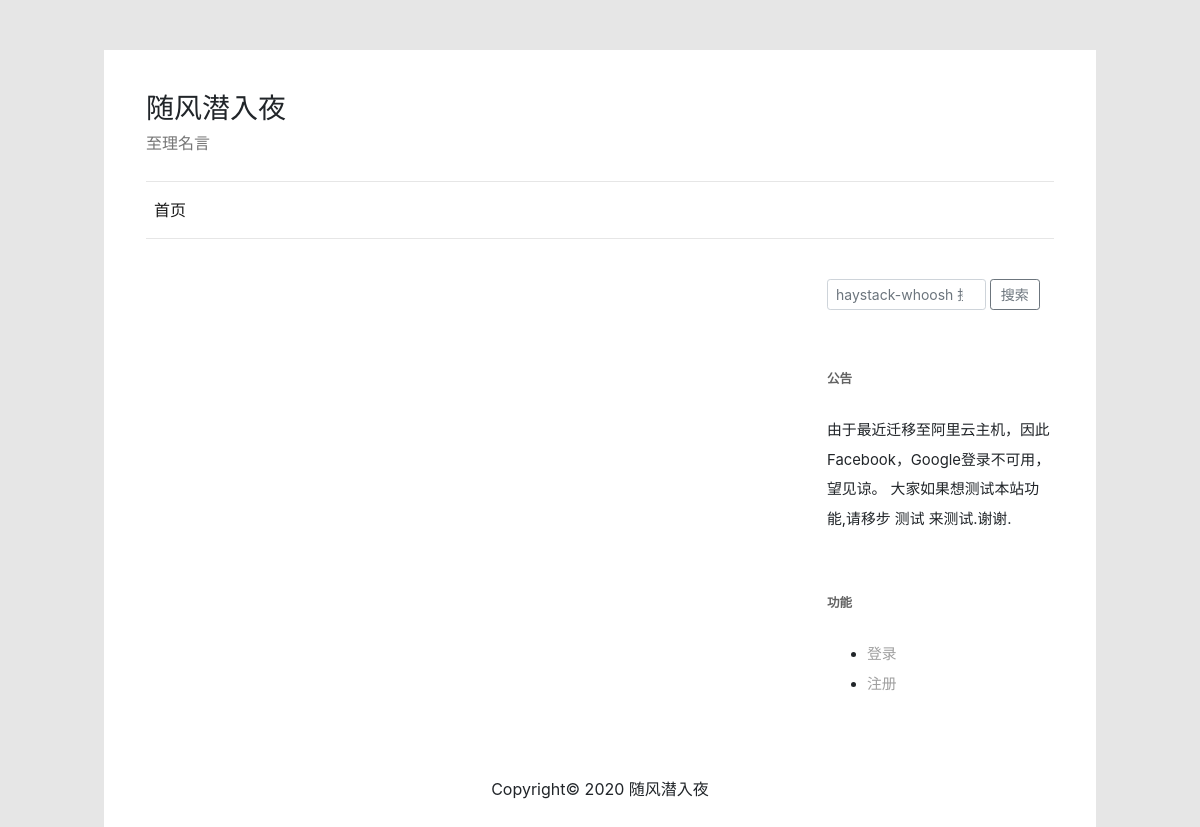
The app's page /, older data.
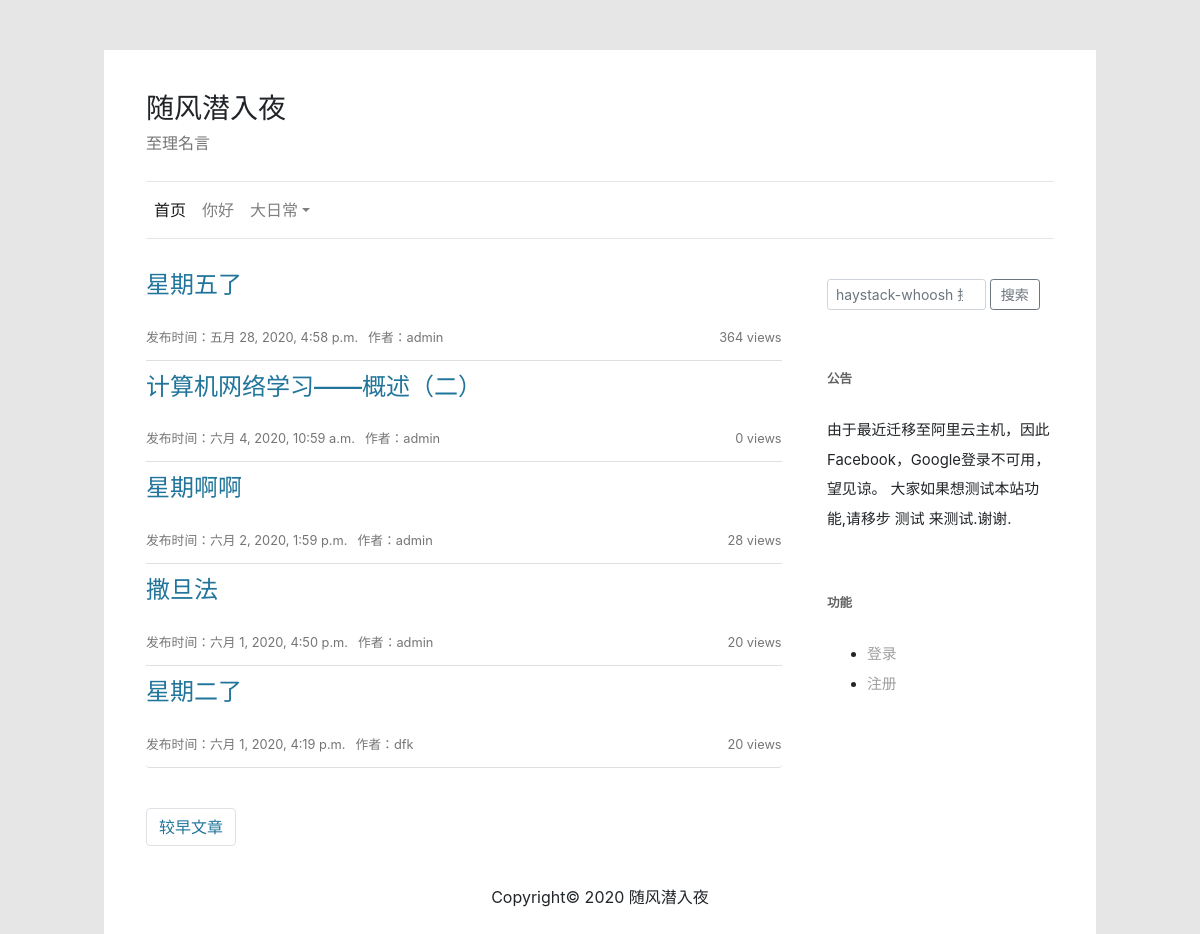
The same page, newer data.
### blog/models.py (models this page shows, shortened)
class BaseModel(models.Model):
    id = models.AutoField(primary_key=True)
    created_time = models.DateTimeField('创建时间', auto_now_add=True)
    last_mod_time = models.DateTimeField('修改时间', auto_now=True)
    class Meta:
        abstract = True

class Category(BaseModel):
    name = models.CharField('分类名', max_length=30, unique=True)
    parent_category = models.ForeignKey(
        'self',
        verbose_name="父级分类",
        blank=True,
        null=True,
        on_delete=models.CASCADE)
    slug = models.SlugField(default='no-slug', max_length=60, blank=True)
    class Meta:
        ordering = ['name']
        verbose_name = "分类"
        verbose_name_plural = verbose_name
    def get_absolute_url(self):
        return reverse('blog:categorybyslug', kwargs={
            'category_name': self.slug
        })
    def get_sub_categorys(self):
        categorys = []
        all_categorys = Category.objects.all()
        def parse(category):
            if category not in categorys:
                categorys.append(category)
            childs = all_categorys.filter(parent_category=category)
            for child in childs:
                if category not in categorys:
                    categorys.append(child)
                parse(child)
        parse(self)
        return categorys

class Article(BaseModel):
    STATUS_CHOICES = (
        ('d', '草稿'),
        ('p', '发表'),
    )
    COMMENT_STATUS = (
        ('o', '打开'),
        ('c', '关闭'),
    )
    TYPE = (
        ('a', '文章'),
        ('p', '页面'),
    )
    title = models.CharField('标题', max_length=200, unique=True)
    body = MDTextField('正文')
    pub_time = models.DateTimeField(
        '发布时间', blank=False, null=False, auto_now_add=True)
    status = models.CharField(
        '文章状态',
        max_length=1,
        choices=STATUS_CHOICES,
        default='p')
    comment_status = models.CharField(
        '评论状态',
        max_length=1,
        choices=COMMENT_STATUS,
        default='o')
    type = models.CharField('类型', max_length=1, choices=TYPE, default='a')
    views = models.PositiveIntegerField('浏览量', default=0)
    author = models.ForeignKey(
        settings.AUTH_USER_MODEL,
        verbose_name='作者',
        blank=False,
        null=False,
        on_delete=models.CASCADE)
    article_order = models.IntegerField(
        '排序,数字越大越靠前', blank=False, null=False, default=0)
    category = models.ForeignKey(
        'Category',
        verbose_name='分类',
        on_delete=models.CASCADE,
        blank=False,
        null=False)
    tags = models.ManyToManyField('Tag', verbose_name='标签集合', blank=True)
    class Meta:
        ordering = ['-article_order', '-pub_time']
        verbose_name = "文章"
        verbose_name_plural = verbose_name
        get_latest_by = 'id'
    def get_absolute_url(self):
        return reverse('blog:detailbyid', kwargs={
            'article_id': self.id,
            'year': self.created_time.year,
            'month': self.created_time.month,
            'day': self.created_time.day
        })

### users/models.py (models this page shows, shortened)
class UserProfile(AbstractUser):
    nickname = models.CharField('昵称', max_length=100, blank=True)
    created_time = models.DateTimeField('创建时间', auto_now_add=True)
    last_mod_time = models.DateTimeField('修改时间', auto_now=True)
    source = models.CharField("创建来源", max_length=100, blank=True)
    class Meta:
        ordering = ['-id']
        verbose_name = "用户"
        verbose_name_plural = verbose_name
        get_latest_by = 'id'

### blog/views.py (the view)
# urls.py: path(r'', ArticleIndexView.as_view(), name="index"),
class ArticleIndexView(ArticleListView):
    queryset = Article.objects.filter(status='p')
    template_name = "index.html"
    context_object_name = "article_list"
    paginate_by = 5
    page_kwarg = 'page'
    page_type = ""
    tag_name = ""

### blog/templatetags/blog_tags.py (called while the page is built)
@register.simple_tag
def query_category(parent_category):
    nav_category = Category.objects.filter(parent_category=parent_category).all()
    return nav_category

### templates/index.html
{% extends 'blog_base.html' %}
{% block content %}
    {% include "index_article_list.html" %}
{% endblock %}

### templates/blog_base.html (shortened to what this page needs)
{% load static %}
<!DOCTYPE html>
<html lang="en">
<head>
    <link href="https://cdn.bootcdn.net/ajax/libs/minireset.css/0.0.2/minireset.min.css" rel="stylesheet">
    <link rel="stylesheet" href="https://cdn.jsdelivr.net/npm/bootstrap@4.4.1/dist/css/bootstrap.min.css"
>
    <link rel="stylesheet" href="{% static 'css/local.css' %}">
</head>
<body>
<div class="container mx-auto">
    <div class="row">
        <div class="col">
            {% include 'header.html' %}
        </div>
    </div>
    <div class="row blog-content clearfix">
        <div class="col">
            <div class="blog-content-left float-left">
                {% block content %}
                {% endblock %}
            </div>
            <div class="blog-content-right float-right">
                {% include "sidebar.html" %}
            </div>
        </div>
    </div>
    <div class="row blog-footer">
        {% include 'footer.html' %}
    </div>
</div>
</body>
</html>

### templates/header.html (shortened to what this page needs)
{% load blog_tags %}
{% query_category parent_category=None as nav_category %}
<div class="blog-head">
    <p class="h3">随风潜入夜</p>
    <p class="h6 ">至理名言</p>
</div>
<nav class="navbar navbar-expand-lg navbar-light ">
    <div class="collapse navbar-collapse" id="navbarTogglerDemo01">
        <ul class="navbar-nav mr-auto mt-2 mt-lg-0">
            <li class="nav-item">
                <a class="nav-link active" href="/">首页</a>
            </li>
            {% for category in nav_category %}
                {% if category.get_sub_categorys|length > 1 %}
                    <li class="nav-item dropdown">
                        <a class="nav-link dropdown-toggle" data-toggle="dropdown" href="#" role="button"
                           aria-haspopup="true" aria-expanded="false">{{ category.name }}</a>
                    </li>
                {% else %}
                    <li class="nav-item">
                        <a class="nav-link" href="{{ category.get_absolute_url }}">{{ category.name }}</a>
                    </li>
                {% endif %}
            {% endfor %}
        </ul>
    </div>
</nav>

### templates/index_article_list.html (shortened to what this page needs)
<ul class="list-group">
    {% for article in article_list %}
        <li class="list-group-item">
            <div class="blog-post-title">
                <p class="h4"><a href="{{ article.get_absolute_url }}">{{ article.title }}</a></p>
            </div>
            <div class="blog-post-views clearfix">
                <div class="float-left">
                    <small>发布时间：{{ article.pub_time }}</small>
                </div>
                <div class="float-left">
                    <small>作者：{{ article.author.username }}</small>
                </div>
                <div class="float-right">
                    <small>{{ article.views }} views</small>
                </div>
            </div>
        </li>
    {% endfor %}
</ul>
<nav aria-label="Page navigation " class="blog-page">
    <ul class="pagination d-flex justify-content-between">
        {% if page_obj.has_next %}
            <li class="page-item"><a class="page-link" href="?page={{ page_obj.next_page_number }}">较早文章</a></li>
        {% endif %}
    </ul>
</nav>

### templates/sidebar.html (shortened to what this page needs)
<div class="blog-aside">
    <aside>
        <form class="form-inline " action="{% url "haystack_search" %}" method="get">
            <input class="form-control mr-1 form-control-sm " name="q" id="q" type="search" aria-label="Search"
                   style="width: 70%" placeholder="haystack-whoosh 搜索">
            <button class="btn btn btn-outline-secondary btn-sm " type="submit" style="width: 22%">搜索</button>
        </form>
    </aside>
    <aside>
        <h6>公告</h6>
        <div class="blog-aside-content">
            <p>由于最近迁移至阿里云主机，因此Facebook，Google登录不可用，望见谅。 大家如果想测试本站功能,请移步 测试 来测试.谢谢.</p>
        </div>
    </aside>
    <aside>
        <h6>功能</h6>
        <div class="blog-aside-content">
            <ul class="blog-tools">
                {% if request.user.is_authenticated %}
                    <li>{{ request.user.username }}</li>
                    {% if request.user.is_staff %}
                        <li><a href="/admin/">管理面板</a></li>
                    {% endif %}
                    <li><a href="{% url "users:logout" %}">登出</a></li>
                {% else %}
                    <li><a href="{% url "users:login" %}">登录</a></li>
                    <li><a href="{% url "users:register" %}">注册</a></li>
                {% endif %}
            </ul>
        </div>
    </aside>
</div>

### templates/footer.html (shortened to what this page needs)
<div class="footer text-center">
    <p><span>Copyright© 2020 随风潜入夜 </span></p>
</div>

### static/css/local.css (style rules this page uses)
html { overflow-x: hidden; overflow-y: auto; }
body { width: 100vw; overflow: hidden; padding-left: calc((100vw - 100%) / 2); padding-right: calc((100vw - 100%) / 2); background-color: #fff; }
.container { background-color: #fff; border: 2px #fff solid; height: 100%; height: auto !important; padding: 1.25rem; }
a { outline: none; }
nav.navbar { border-top: 1px solid rgb(230, 230, 230); border-bottom: 1px solid rgb(230, 230, 230); padding: 0.5rem 0rem; }
li.nav-item > a.nav-link { color: #5e5e5e; }
li.list-group-item { border: none; border-bottom: 1px solid rgba(0, 0, 0, 0.125); padding: 0.75rem 0rem; }
div.blog-post-title { margin-bottom: 1.5rem; }
div.blog-post-title > p > a { color: #21759b; }
.blog-content-left { width: 100%; }
.blog-content-right { width: 100%; }
@media (min-width: 576px) { .container { max-width: 768px; } }
@media (min-width: 768px) { .container { max-width: 992px; } }
@media (min-width: 768px) { .blog-content-left { width: 75%; padding-right: 5%; } }
@media (min-width: 768px) { .blog-content-right { width: 25%; } }
@media (min-width: 992px) { body { background-color: rgb(230, 230, 230); } }
@media (min-width: 992px) { .container { margin-top: 50px; padding: 2.5rem; margin-bottom: 30px; } }
@media (min-width: 992px) { .blog-content-left { width: 75%; padding-right: 5%; } }
@media (min-width: 992px) { .blog-content-right { width: 25%; } }
@media (min-width: 1200px) { body { background-color: rgb(230, 230, 230); } }
@media (min-width: 1200px) { .container { margin-top: 50px; padding: 2.5rem; margin-bottom: 30px; } }
@media (min-width: 1200px) { .blog-content-left { width: 75%; padding-right: 5%; } }
@media (min-width: 1200px) { .blog-content-right { width: 25%; } }
.blog-content { padding-top: 20px; }
.blog-post-views { color: #757575; }
.blog-post-views > div.float-left { padding-right: 10px; }
.blog-footer { padding-top: 20px; }
.footer { width: 100%; height: 30px; line-height: 30px; }
.blog-page { margin-top: 2.5rem; }
.blog-page > ul > li > a { color: #21759b; }
.blog-head { padding-bottom: 1.25rem; }
.blog-head > p.h6 { color: #757575; }
.blog-aside { padding-top: 1.25rem; }
aside { margin-bottom: 3.428571429rem; }
aside > h6 { margin-bottom: 1.5rem; font-size: 0.785714286rem; line-height: 2.181818182; font-weight: bold; text-transform: uppercase; color: #636363; }
.blog-aside-content { font-size: 0.928571429rem; line-height: 1.846153846rem; }
ul.blog-tools > li > a { color: #9f9f9f; }

Row changes from the older to the newer data that the page shows:
added Category: name "你好"
added Category: name "大日常"
added Article: title "星期五了", pub_time "五月 28, 2020, 4:58 p.m.", author.username "admin", views "364"
added Article: title "计算机网络学习——概述（二）", pub_time "六月 4, 2020, 10:59 a.m.", author.username "admin", views "0"
added Article: title "星期啊啊", pub_time "六月 2, 2020, 1:59 p.m.", author.username "admin", views "28"
added Article: title "撒旦法", pub_time "六月 1, 2020, 4:50 p.m.", author.username "admin", views "20"
added Article: title "星期二了", pub_time "六月 1, 2020, 4:19 p.m.", author.username "dfk", views "20"
Text that changed along with them:
text now shown: "较早文章"
